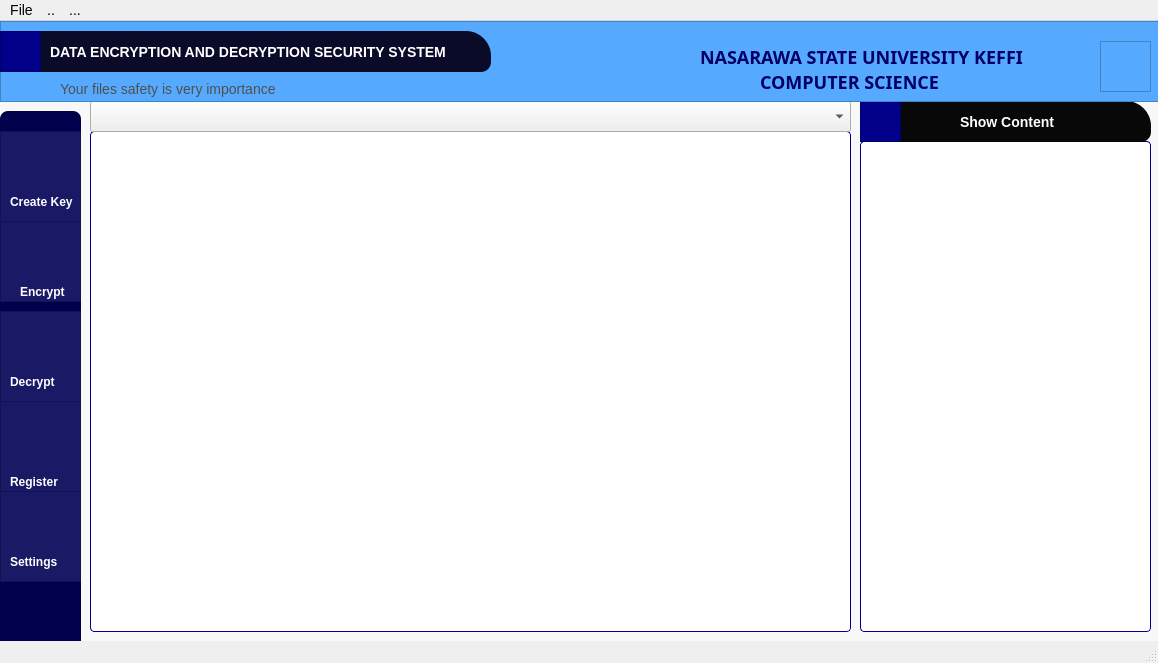
<?xml version="1.0" encoding="UTF-8"?>
<ui version="4.0">
 <class>MainWindow</class>
 <widget class="QMainWindow" name="MainWindow">
  <property name="geometry">
   <rect>
    <x>0</x>
    <y>0</y>
    <width>1158</width>
    <height>663</height>
   </rect>
  </property>
  <property name="windowTitle">
   <string>MainWindow</string>
  </property>
  <property name="styleSheet">
   <string notr="true">*{

color: #000;
font-size: 14px;
}

QLabel{
color: balck;
font-size: 14px;
background: none;
}

#frame{
background: rgb(0, 0, 76);
border-radius: 8px;
}

#frame_3{
background: #f8f8f8 ;
border-radius: 4px;
}

#listView{
border: 1px solid #008;
background: #fff;
border-radius: 4px;
}

#plainTextEdit{
background: #fff;
border-radius: 4px;
border: 1px solid #008;
}

QPushButton{
background: none;
border-radius: 4px;
color: #fff;
font-size: 15px;
}




QTextEdit{
background: ghostwhite;
border: 2px solid rgb(46, 140, 140);

}

QLineEdit{
background: #f0f0f0;
border: 2px solid rgb(46, 140, 140);
border-radius: 4px;
color: #fff;
font-size: 15px;

}

#frame_2{
background: #191966;

}

#frame_2:hover{
background: #050514;

}

#frame_4{
background: #191966;

}

#frame_4:hover{
background: #050514;

}

#frame_5{
background: #191966;

}

#frame_5:hover{
background: #050514;

}

#frame_9{
background: #191966;

}

#frame_9:hover{
background: #050514;

}

#frame_10{
background: #191966;

}

#frame_10:hover{
background: #050514;

}




</string>
  </property>
  <widget class="QWidget" name="centralwidget">
   <widget class="QFrame" name="frame_3">
    <property name="geometry">
     <rect>
      <x>0</x>
      <y>30</y>
      <width>1161</width>
      <height>621</height>
     </rect>
    </property>
    <property name="font">
     <font>
      <pointsize>-1</pointsize>
     </font>
    </property>
    <property name="frameShape">
     <enum>QFrame::StyledPanel</enum>
    </property>
    <property name="frameShadow">
     <enum>QFrame::Raised</enum>
    </property>
    <widget class="QPlainTextEdit" name="plainTextEdit">
     <property name="geometry">
      <rect>
       <x>860</x>
       <y>90</y>
       <width>291</width>
       <height>491</height>
      </rect>
     </property>
    </widget>
    <widget class="QListView" name="listView">
     <property name="geometry">
      <rect>
       <x>90</x>
       <y>80</y>
       <width>761</width>
       <height>501</height>
      </rect>
     </property>
    </widget>
    <widget class="QFrame" name="frame">
     <property name="geometry">
      <rect>
       <x>0</x>
       <y>60</y>
       <width>81</width>
       <height>591</height>
      </rect>
     </property>
     <property name="frameShape">
      <enum>QFrame::StyledPanel</enum>
     </property>
     <property name="frameShadow">
      <enum>QFrame::Raised</enum>
     </property>
     <widget class="QFrame" name="frame_2">
      <property name="geometry">
       <rect>
        <x>0</x>
        <y>20</y>
        <width>81</width>
        <height>91</height>
       </rect>
      </property>
      <property name="frameShape">
       <enum>QFrame::StyledPanel</enum>
      </property>
      <property name="frameShadow">
       <enum>QFrame::Raised</enum>
      </property>
      <widget class="QPushButton" name="pushButton_3">
       <property name="geometry">
        <rect>
         <x>10</x>
         <y>10</y>
         <width>51</width>
         <height>51</height>
        </rect>
       </property>
       <property name="styleSheet">
        <string notr="true">border-image: url(:/image/key.png);</string>
       </property>
       <property name="text">
        <string/>
       </property>
      </widget>
      <widget class="QLabel" name="label_7">
       <property name="geometry">
        <rect>
         <x>10</x>
         <y>60</y>
         <width>71</width>
         <height>21</height>
        </rect>
       </property>
       <property name="font">
        <font>
         <pointsize>-1</pointsize>
         <weight>75</weight>
         <bold>true</bold>
        </font>
       </property>
       <property name="styleSheet">
        <string notr="true">font-size: 12px;
font-weight: bold;
text-align: center;
background: none;
color: #fff;</string>
       </property>
       <property name="text">
        <string>Create Key</string>
       </property>
      </widget>
     </widget>
     <widget class="QFrame" name="frame_4">
      <property name="geometry">
       <rect>
        <x>0</x>
        <y>110</y>
        <width>81</width>
        <height>81</height>
       </rect>
      </property>
      <property name="frameShape">
       <enum>QFrame::StyledPanel</enum>
      </property>
      <property name="frameShadow">
       <enum>QFrame::Raised</enum>
      </property>
      <widget class="QPushButton" name="pushButton">
       <property name="geometry">
        <rect>
         <x>10</x>
         <y>10</y>
         <width>51</width>
         <height>41</height>
        </rect>
       </property>
       <property name="styleSheet">
        <string notr="true">border-image: url(:/image/lock.ico);
 background-repeat: no-repeat;
 background-position: center;
 background-attachment: fixed;
</string>
       </property>
       <property name="text">
        <string/>
       </property>
      </widget>
      <widget class="QLabel" name="label_8">
       <property name="geometry">
        <rect>
         <x>20</x>
         <y>60</y>
         <width>51</width>
         <height>21</height>
        </rect>
       </property>
       <property name="styleSheet">
        <string notr="true">font-size: 12px;
font-weight: bold;
text-align: center;
background: none;
color: #fff;</string>
       </property>
       <property name="text">
        <string>Encrypt</string>
       </property>
      </widget>
     </widget>
     <widget class="QFrame" name="frame_5">
      <property name="geometry">
       <rect>
        <x>0</x>
        <y>200</y>
        <width>81</width>
        <height>91</height>
       </rect>
      </property>
      <property name="frameShape">
       <enum>QFrame::StyledPanel</enum>
      </property>
      <property name="frameShadow">
       <enum>QFrame::Raised</enum>
      </property>
      <widget class="QPushButton" name="pushButton_2">
       <property name="geometry">
        <rect>
         <x>10</x>
         <y>10</y>
         <width>61</width>
         <height>61</height>
        </rect>
       </property>
       <property name="styleSheet">
        <string notr="true">border-image: url(:/image/images/keys_open.png);</string>
       </property>
       <property name="text">
        <string/>
       </property>
      </widget>
      <widget class="QLabel" name="label_9">
       <property name="geometry">
        <rect>
         <x>10</x>
         <y>60</y>
         <width>51</width>
         <height>21</height>
        </rect>
       </property>
       <property name="font">
        <font>
         <pointsize>-1</pointsize>
         <weight>75</weight>
         <bold>true</bold>
        </font>
       </property>
       <property name="styleSheet">
        <string notr="true">font-size: 12px;
font-weight: bold;
text-align: center;
background: none;
color: #fff;</string>
       </property>
       <property name="text">
        <string>Decrypt</string>
       </property>
      </widget>
     </widget>
     <widget class="QFrame" name="frame_9">
      <property name="geometry">
       <rect>
        <x>0</x>
        <y>290</y>
        <width>81</width>
        <height>91</height>
       </rect>
      </property>
      <property name="frameShape">
       <enum>QFrame::StyledPanel</enum>
      </property>
      <property name="frameShadow">
       <enum>QFrame::Raised</enum>
      </property>
      <widget class="QPushButton" name="pushButton_5">
       <property name="geometry">
        <rect>
         <x>10</x>
         <y>10</y>
         <width>51</width>
         <height>51</height>
        </rect>
       </property>
       <property name="styleSheet">
        <string notr="true">border-image: url(:/image/user.ico);
 background-repeat: no-repeat;
 background-position: center;
 background-attachment: fixed;
</string>
       </property>
       <property name="text">
        <string/>
       </property>
      </widget>
      <widget class="QLabel" name="label_12">
       <property name="geometry">
        <rect>
         <x>10</x>
         <y>70</y>
         <width>61</width>
         <height>21</height>
        </rect>
       </property>
       <property name="styleSheet">
        <string notr="true">font-size: 12px;
font-weight: bold;
text-align: center;
background: none;
color: #fff;</string>
       </property>
       <property name="text">
        <string>Register</string>
       </property>
      </widget>
     </widget>
     <widget class="QFrame" name="frame_10">
      <property name="geometry">
       <rect>
        <x>0</x>
        <y>380</y>
        <width>81</width>
        <height>91</height>
       </rect>
      </property>
      <property name="frameShape">
       <enum>QFrame::StyledPanel</enum>
      </property>
      <property name="frameShadow">
       <enum>QFrame::Raised</enum>
      </property>
      <widget class="QPushButton" name="pushButton_8">
       <property name="geometry">
        <rect>
         <x>10</x>
         <y>10</y>
         <width>51</width>
         <height>41</height>
        </rect>
       </property>
       <property name="styleSheet">
        <string notr="true">border-image: url(:/image/control-center.ico);
 background-repeat: no-repeat;
 background-position: center;
 background-attachment: fixed;
</string>
       </property>
       <property name="text">
        <string/>
       </property>
      </widget>
      <widget class="QLabel" name="label_14">
       <property name="geometry">
        <rect>
         <x>10</x>
         <y>60</y>
         <width>61</width>
         <height>21</height>
        </rect>
       </property>
       <property name="styleSheet">
        <string notr="true">font-size: 12px;
font-weight: bold;
text-align: center;
background: none;
color: #fff;</string>
       </property>
       <property name="text">
        <string>Settings</string>
       </property>
      </widget>
     </widget>
    </widget>
    <widget class="QComboBox" name="comboBox">
     <property name="geometry">
      <rect>
       <x>90</x>
       <y>50</y>
       <width>761</width>
       <height>31</height>
      </rect>
     </property>
    </widget>
    <widget class="QFrame" name="frame_8">
     <property name="geometry">
      <rect>
       <x>860</x>
       <y>50</y>
       <width>291</width>
       <height>41</height>
      </rect>
     </property>
     <property name="styleSheet">
      <string notr="true">#frame_8{

background:  #080808;
font-size: 12px;
font-weight: bold;
text-align: center;
color: #fff;
border-top-left-radius: 25px;
border-bottom-left-radius: 10px;
border-top-right-radius: 25px;
border-bottom-right-radius: 10px;
}</string>
     </property>
     <property name="frameShape">
      <enum>QFrame::StyledPanel</enum>
     </property>
     <property name="frameShadow">
      <enum>QFrame::Raised</enum>
     </property>
     <widget class="QLabel" name="label_4">
      <property name="geometry">
       <rect>
        <x>100</x>
        <y>10</y>
        <width>121</width>
        <height>21</height>
       </rect>
      </property>
      <property name="styleSheet">
       <string notr="true">font-size: 14px;
font-weight: bold;
text-align: center;
background: none;
color: #fff;</string>
      </property>
      <property name="text">
       <string>Show Content</string>
      </property>
     </widget>
     <widget class="QFrame" name="frame_16">
      <property name="geometry">
       <rect>
        <x>0</x>
        <y>0</y>
        <width>41</width>
        <height>41</height>
       </rect>
      </property>
      <property name="styleSheet">
       <string notr="true">border-image: url(:/image/org.libreoffice.LibreOffice-writer.ico);
background:  #008;</string>
      </property>
      <property name="frameShape">
       <enum>QFrame::StyledPanel</enum>
      </property>
      <property name="frameShadow">
       <enum>QFrame::Raised</enum>
      </property>
     </widget>
    </widget>
   </widget>
   <widget class="QFrame" name="frame_6">
    <property name="geometry">
     <rect>
      <x>0</x>
      <y>0</y>
      <width>1161</width>
      <height>81</height>
     </rect>
    </property>
    <property name="styleSheet">
     <string notr="true">background: rgb(85, 170, 255);
box-shadow: 10px 10px;</string>
    </property>
    <property name="frameShape">
     <enum>QFrame::StyledPanel</enum>
    </property>
    <property name="frameShadow">
     <enum>QFrame::Raised</enum>
    </property>
    <widget class="QLabel" name="label_6">
     <property name="geometry">
      <rect>
       <x>10</x>
       <y>20</y>
       <width>121</width>
       <height>21</height>
      </rect>
     </property>
     <property name="styleSheet">
      <string notr="true">font-size: 15px;
font-weight: bold;
text-align: center;
font-family: Raleway;
background: none;
color: #f1f1f1;</string>
     </property>
     <property name="text">
      <string>Data Encryption</string>
     </property>
    </widget>
    <widget class="QLabel" name="label">
     <property name="geometry">
      <rect>
       <x>160</x>
       <y>10</y>
       <width>211</width>
       <height>41</height>
      </rect>
     </property>
     <property name="styleSheet">
      <string notr="true">font-size: 15px;
font-weight: bold;
font-family: Raleway;
text-align: center;
background: none;
color: #f1f1f1;</string>
     </property>
     <property name="text">
      <string> Decryption security System</string>
     </property>
    </widget>
    <widget class="QLabel" name="label_15">
     <property name="geometry">
      <rect>
       <x>140</x>
       <y>20</y>
       <width>16</width>
       <height>21</height>
      </rect>
     </property>
     <property name="styleSheet">
      <string notr="true">font-size: 14px;
font-weight: bold;
text-align: center;
font-family: Raleway;

color: #f1f1f1;</string>
     </property>
     <property name="text">
      <string>&amp;</string>
     </property>
    </widget>
    <widget class="QFrame" name="frame_14">
     <property name="geometry">
      <rect>
       <x>1030</x>
       <y>20</y>
       <width>51</width>
       <height>51</height>
      </rect>
     </property>
     <property name="styleSheet">
      <string notr="true">border-image: url(:/image/PngItem_2666090.png);
border-radius: 80px</string>
     </property>
     <property name="frameShape">
      <enum>QFrame::StyledPanel</enum>
     </property>
     <property name="frameShadow">
      <enum>QFrame::Raised</enum>
     </property>
    </widget>
    <widget class="QFrame" name="frame_15">
     <property name="geometry">
      <rect>
       <x>1100</x>
       <y>20</y>
       <width>51</width>
       <height>51</height>
      </rect>
     </property>
     <property name="styleSheet">
      <string notr="true">border-image: url(:/image/371-3715555_nasarawa-state-university-keffi-nsuk.png);</string>
     </property>
     <property name="frameShape">
      <enum>QFrame::StyledPanel</enum>
     </property>
     <property name="frameShadow">
      <enum>QFrame::Raised</enum>
     </property>
    </widget>
    <widget class="QLabel" name="label_11">
     <property name="geometry">
      <rect>
       <x>700</x>
       <y>10</y>
       <width>331</width>
       <height>51</height>
      </rect>
     </property>
     <property name="styleSheet">
      <string notr="true">font-size: 18px;
font-weight: bold;
text-align: center;
font-family: Raleway;
background: none;
color: #006;</string>
     </property>
     <property name="text">
      <string>NASARAWA STATE UNIVERSITY KEFFI</string>
     </property>
    </widget>
    <widget class="QLabel" name="label_2">
     <property name="geometry">
      <rect>
       <x>760</x>
       <y>40</y>
       <width>191</width>
       <height>41</height>
      </rect>
     </property>
     <property name="styleSheet">
      <string notr="true">font-size: 18px;
font-weight: bold;
text-align: center;
font-family: Raleway;
background: none;
color: #006;</string>
     </property>
     <property name="text">
      <string>COMPUTER SCIENCE</string>
     </property>
    </widget>
    <widget class="QLabel" name="label_10">
     <property name="geometry">
      <rect>
       <x>60</x>
       <y>60</y>
       <width>221</width>
       <height>16</height>
      </rect>
     </property>
     <property name="styleSheet">
      <string notr="true"> color: rgb(79, 79, 79)</string>
     </property>
     <property name="text">
      <string>Your files safety is very importance</string>
     </property>
    </widget>
    <widget class="QFrame" name="frame_7">
     <property name="geometry">
      <rect>
       <x>0</x>
       <y>10</y>
       <width>491</width>
       <height>41</height>
      </rect>
     </property>
     <property name="styleSheet">
      <string notr="true">#frame_7{

background:  #0a0a29;
font-size: 12px;
font-weight: bold;
text-align: center;
color: #fff;
border-top-left-radius: 25px;
border-bottom-left-radius: 10px;
border-top-right-radius: 25px;
border-bottom-right-radius: 10px;
}</string>
     </property>
     <property name="frameShape">
      <enum>QFrame::StyledPanel</enum>
     </property>
     <property name="frameShadow">
      <enum>QFrame::Raised</enum>
     </property>
     <widget class="QLabel" name="label_3">
      <property name="geometry">
       <rect>
        <x>50</x>
        <y>10</y>
        <width>421</width>
        <height>21</height>
       </rect>
      </property>
      <property name="styleSheet">
       <string notr="true">font-size: 14px;
font-weight: bold;
text-align: center;
background: none;
color: #fff;</string>
      </property>
      <property name="text">
       <string>DATA ENCRYPTION AND DECRYPTION SECURITY SYSTEM</string>
      </property>
     </widget>
     <widget class="QFrame" name="frame_13">
      <property name="geometry">
       <rect>
        <x>0</x>
        <y>0</y>
        <width>41</width>
        <height>41</height>
       </rect>
      </property>
      <property name="styleSheet">
       <string notr="true">border-image: url(:/image/org.libreoffice.LibreOffice-writer.ico);
background:  #008;</string>
      </property>
      <property name="frameShape">
       <enum>QFrame::StyledPanel</enum>
      </property>
      <property name="frameShadow">
       <enum>QFrame::Raised</enum>
      </property>
     </widget>
    </widget>
   </widget>
  </widget>
  <widget class="QMenuBar" name="menubar">
   <property name="geometry">
    <rect>
     <x>0</x>
     <y>0</y>
     <width>1158</width>
     <height>28</height>
    </rect>
   </property>
   <widget class="QMenu" name="menuFile">
    <property name="title">
     <string>File</string>
    </property>
    <addaction name="actionOpen"/>
    <addaction name="actionExit"/>
   </widget>
   <widget class="QMenu" name="menu">
    <property name="title">
     <string>..</string>
    </property>
   </widget>
   <widget class="QMenu" name="menu_2">
    <property name="title">
     <string>...</string>
    </property>
   </widget>
   <addaction name="menuFile"/>
   <addaction name="menu"/>
   <addaction name="menu_2"/>
  </widget>
  <widget class="QStatusBar" name="statusbar"/>
  <action name="actionOpen">
   <property name="text">
    <string>Open</string>
   </property>
  </action>
  <action name="actionExit">
   <property name="text">
    <string>Exit</string>
   </property>
  </action>
 </widget>
 <resources>
  <include location="res.qrc"/>
 </resources>
 <connections/>
</ui>
